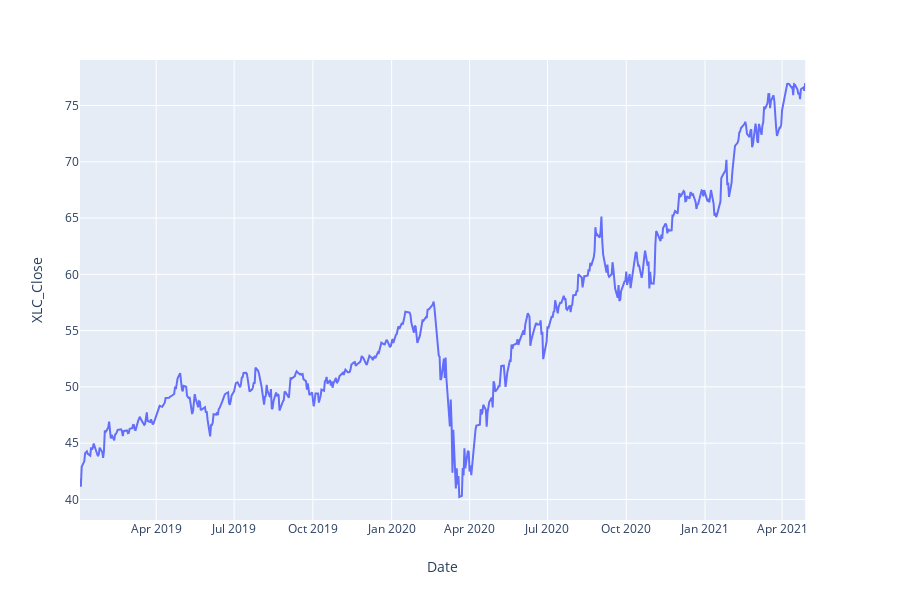

The code cell stored with this chart in its notebook:
### Code cell
import plotly.express as px 
import pandas as pd 
import numpy as np 


fig = px.line(sector_2019_to_2021, x='Date', y = 'XLC_Close')

# Show plot 
fig.show()

### Figure 1 — Plotly figure (JSON) as saved in the notebook; plotly's stock layout.template omitted (floating-point values rounded to 4 significant figures; data arrays with more than 128 entries replaced by an {"elided": "..."} marker saying what was removed)
{"data": [{"hoverlabel": {"namelength": 0}, "hovertemplate": "Date=%{x}<br>XLC_Close=%{y}", "legendgroup": "", "line": {"color": "#636efa", "dash": "solid"}, "mode": "lines", "name": "", "showlegend": false, "type": "scatter", "x": {"elided": "585 str values"}, "xaxis": "x", "y": {"elided": "585 float values"}, "yaxis": "y"}], "layout": {"height": 600, "legend": {"tracegroupgap": 0}, "margin": {"t": 60}, "xaxis": {"anchor": "y", "domain": [0, 0.98], "title": {"text": "Date"}}, "yaxis": {"anchor": "x", "domain": [0, 1], "title": {"text": "XLC_Close"}}}}
